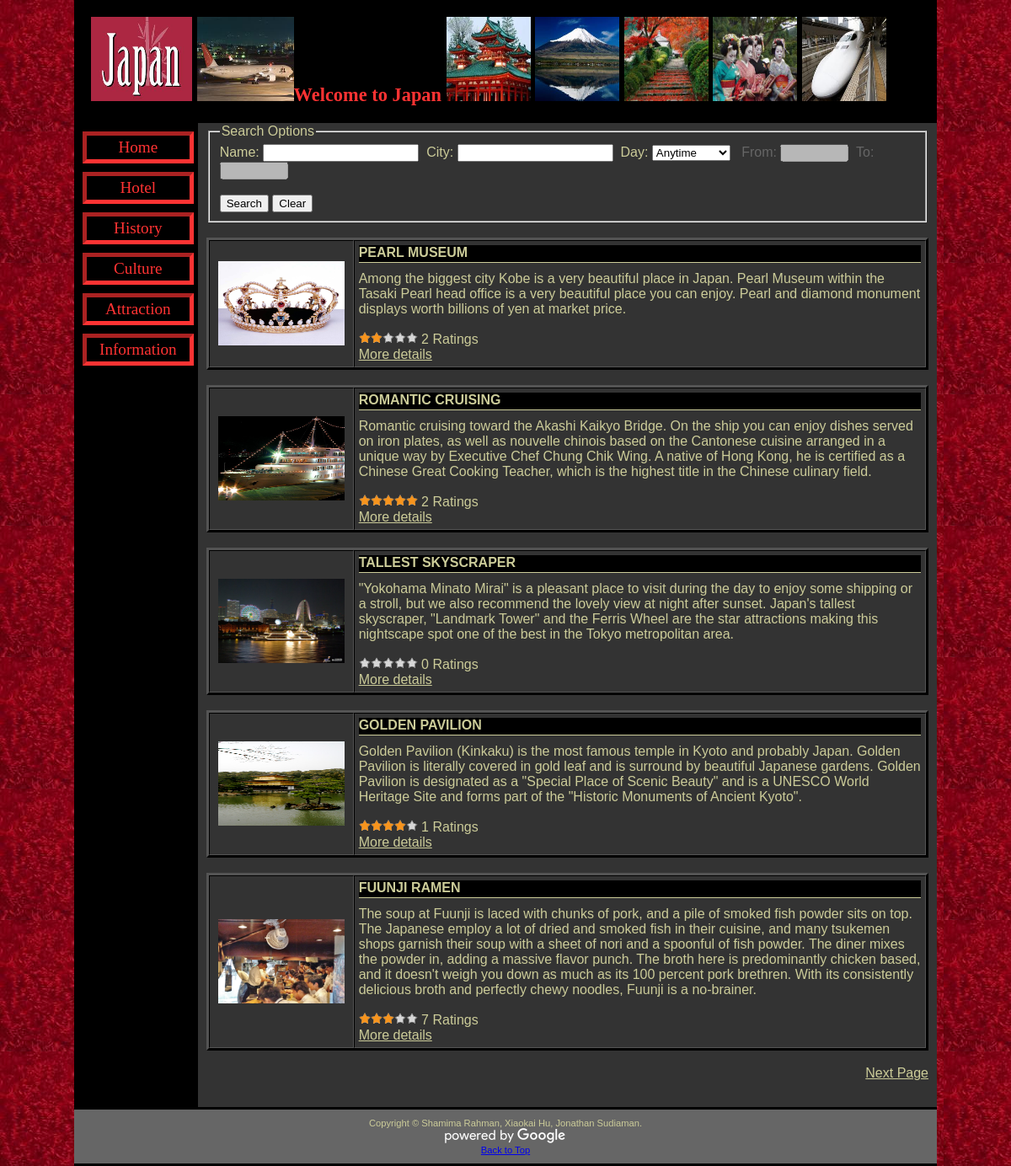
The page /attraction.php on the database its author committed.
### tables this page shows
CREATE TABLE `Attractions` (
  `attractionId` int(11) NOT NULL AUTO_INCREMENT,
  `name` text,
  `photourl` text,
  `shortDesc` text,
  `longDesc` text NOT NULL,
  `city` text,
  `gPlaceId` text,
  PRIMARY KEY (`attractionId`)
);

### attraction.php (the view, shortened to what this page needs)
<!DOCTYPE html>
<html>
<head>
    <link rel="stylesheet" type="text/css" href="css/reset.css">
    <link rel="stylesheet" type="text/css" href="css/style.css">
    <link rel="stylesheet" type="text/css" href="css/jquery.timepicker.css">
</head>
<body>
<h1 id="top"><?php include 'banner.php' ?></h1>
<div id="flexbox">
    <nav><?php include 'navbar.php' ?></nav>
    <main>
        <form action="attraction.php" method="get">
            <fieldset>
                <legend>Search Options</legend>
                <label>Name: <input type="text" name="name"
                                    value="<?php echo (isset($_GET['name'])) ? $_GET['name'] : '' ?>">&nbsp;</label>
                <label>City: <input type="text" name="city"
                                    value="<?php echo (isset($_GET['city'])) ? $_GET['city'] : '' ?>">&nbsp;</label>
                <label>Day: <select name="day">
                        <option value=-1>Anytime</option>
                    </select>
                    &nbsp;</label>
                <label class="timeLabel">From: <input class="time" name="fromTime" size="7"
                                                      value="<?php echo (isset($_GET['fromTime'])) ? $_GET['fromTime'] : '' ?>">&nbsp;
                </label>
                <label class="timeLabel">To: <input class="time" name="toTime" size="7"
                                                    value="<?php echo (isset($_GET['toTime'])) ? $_GET['toTime'] : '' ?>">&nbsp;
                </label>
                <br><br>
                <input type="submit" value="Search"/>
                <input id="searchClear" type="button" value="Clear"/>
            </fieldset>
        </form>
        <?php
        try {
            $pdo = new PDO('mysql:host=' . DBHOST . ';dbname=' . DBNAME, DBUSER, DBPASS);
            $lim = 5;
            $page = 0;
            $off = $lim * $page;
            $day = -1;
            if (!empty($_GET['name']) && !empty($_GET['city'])) {
                $where = 'WHERE Attractions.name LIKE ? AND Attractions.city = ?';
                $arr = ['%' . $_GET['name'] . '%', $_GET['city']];
            } elseif (!empty($_GET['name'])) {
                $where = 'WHERE Attractions.name LIKE ?';
                $arr = ['%' . $_GET['name'] . '%'];
            } elseif (!empty($_GET['city'])) {
                $where = 'WHERE Attractions.city = ?';
                $arr = [$_GET['city']];
            } else {
                $where = '';
                $arr = [];
            }
            if ($day > -1 && $day < 7) {
                $limStr = '';
            } else {
                $limStr = "LIMIT {$lim} OFFSET {$off}";
            }
            $stmt = $pdo->prepare('SELECT SQL_CALC_FOUND_ROWS Attractions.*, AVG(rating) AS rating, COUNT(rating) AS numRating '
                . 'FROM Attractions '
                . 'LEFT JOIN AttractionReviews USING(attractionId) '
                . $where . ' '
                . 'GROUP BY Attractions.attractionId '
                . $limStr);
            $stmt->execute($arr);
            $numRows = $pdo->query('SELECT FOUND_ROWS()')->fetchColumn();
            while ($row = $stmt->fetch()) {
                echo "<section class='attraction' data-gPlaceId='{$row['gPlaceId']}'><br><table border='3' cellspacing='0' cellpadding='5'><tr>";
                echo "<td><a href='attractiondetails.php?id={$row['attractionId']}&gPlaceId={$row['gPlaceId']}'>";
                echo "<img src='{$row['photourl']}' alt='{$row['name']}' width='150' height='100' class='floatleft'></a></td>";
                echo "<td width='100%'><h3>{$row['name']}</h3><p>{$row['shortDesc']}</p><br><div class='visitIntervals'></div>";
                if ($row['numRating'] > 0) {
                    echo '<div class="rating">';
                    $rating = round($row['rating']);
                    for ($i = 0; $i < $rating; $i++) {
                        echo '<img src="star-orange.png" alt="Orange Star">';
                    }
                    for ($i = 0; $i < 5 - $rating; $i++) {
                        echo '<img src="star-white.png" alt="White Star">';
                    }
                    echo " {$row['numRating']} Ratings";
                    echo '</div>';
                } else {
                    echo '<div class="rating">';
                    for ($i = 0; $i < 5; $i++) {
                        echo '<img src="star-white.png" alt="White Star">';
                    }
                    echo " 0 Ratings";
                    echo '</div>';
                }
                echo "<a href='attractiondetails.php?id={$row['attractionId']}&gPlaceId={$row['gPlaceId']}'>More details</a></td>";
                echo "</tr></table></section>";
            }
            $next = http_build_query(array_merge($_GET, array("page" => $page + 1)));
            if (!empty($limStr)) {
                echo "<br>";
                if (($page + 1) * $lim < $numRows) {
                    echo "<span style=\"float:right;\"><a href='attraction.php?{$next}'>Next Page</a></span>";
                }
            }
        } catch (PDOException $e) {
            echo 'Could not connect to the database.';
        } finally {
            $pdo = null;
        }
        ?>
    </main>
</div>
<footer><?php include 'footer.php' ?></footer>
</body>
</html>

### css/style.css (style rules this page uses)
body { background-image: url(../back4.jpg); color: #333333; font-family: Arial, Verdana, sans-serif; width: 1024px; margin-left: auto; margin-right: auto; }
#flexbox { display: flex; }
table { border-color: #000000; }
h1 { background-color: #000000; color: #ff3333; font-size: 140%; font-family: Georgia, "Times New Roman", serif; padding: 20px; }
nav { float: left; background-color: #000000; color: #ffcc66; font-family: Arial, Verdana, sans-serif; padding-bottom: 6px; }
main { width: 100%; padding: 1px 10px 31px 10px; background-color: #333333; color: #cccc99; }
h3 { padding-bottom: 2px; border-bottom: 1px solid #cccc99; margin-bottom: 10px; color: #cccc99; background-color: #000000; text-transform: uppercase; }
.floatleft { float: left; padding: 5px; border: 0; }
main a, table a { color: inherit; }
footer, #footer { font-size: .70em; text-align: center; color: #cccc99; background-color: #666666; padding-top: 10px; padding-bottom: 10px; clear: both; border-bottom: 3px solid #000000; border-top: 3px solid #000000; }

### rows shown on the page
attractions: photourl (picture), name "PEARL MUSEUM", shortDesc "Among the biggest city Kobe is a very beautiful place in Japan. Pearl Museum within the Tasaki Pearl head office is a very beautiful place you can enjoy. Pearl and diamond monument displays worth billions of yen at market price.", numRating "2"
attractions: photourl (picture), name "ROMANTIC CRUISING", shortDesc "Romantic cruising toward the Akashi Kaikyo Bridge. On the ship you can enjoy dishes served on iron plates, as well as nouvelle chinois based on the Cantonese cuisine arranged in a unique way by Executive Chef Chung Chik Wing. A native of Hong Kong, he is certified as a Chinese Great Cooking Teacher, which is the highest title in the Chinese culinary field.", numRating "2"
attractions: photourl (picture), name "TALLEST SKYSCRAPER", shortDesc "\"Yokohama Minato Mirai\" is a pleasant place to visit during the day to enjoy some shipping or a stroll, but we also recommend the lovely view at night after sunset. Japan's tallest skyscraper, \"Landmark Tower\" and the Ferris Wheel are the star attractions making this nightscape spot one of the best in the Tokyo metropolitan area."
attractions: photourl (picture), name "GOLDEN PAVILION", shortDesc "Golden Pavilion (Kinkaku) is the most famous temple in Kyoto and probably Japan. Golden Pavilion is literally covered in gold leaf and is surround by beautiful Japanese gardens. Golden Pavilion is designated as a \"Special Place of Scenic Beauty\" and is a UNESCO World Heritage Site and forms part of the \"Historic Monuments of Ancient Kyoto\".", numRating "1"
attractions: photourl (picture), name "FUUNJI RAMEN", shortDesc "The soup at Fuunji is laced with chunks of pork, and a pile of smoked fish powder sits on top. The Japanese employ a lot of dried and smoked fish in their cuisine, and many tsukemen shops garnish their soup with a sheet of nori and a spoonful of fish powder. The diner mixes the powder in, adding a massive flavor punch. The broth here is predominantly chicken based, and it doesn't weigh you down as much as its 100 percent pork brethren. With its consistently delicious broth and perfectly chewy noodles, Fuunji is a no-brainer.", numRating "7"
